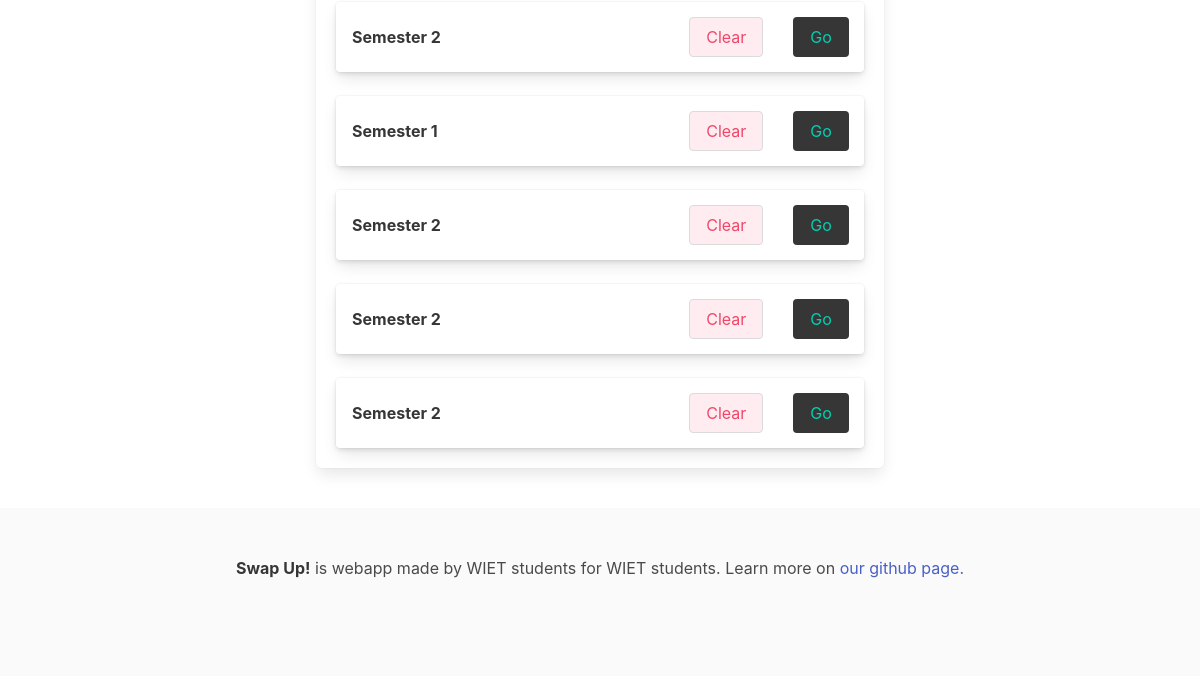
The page /exchange/manage/ (signed in, lower part) on the database as committed earlier.
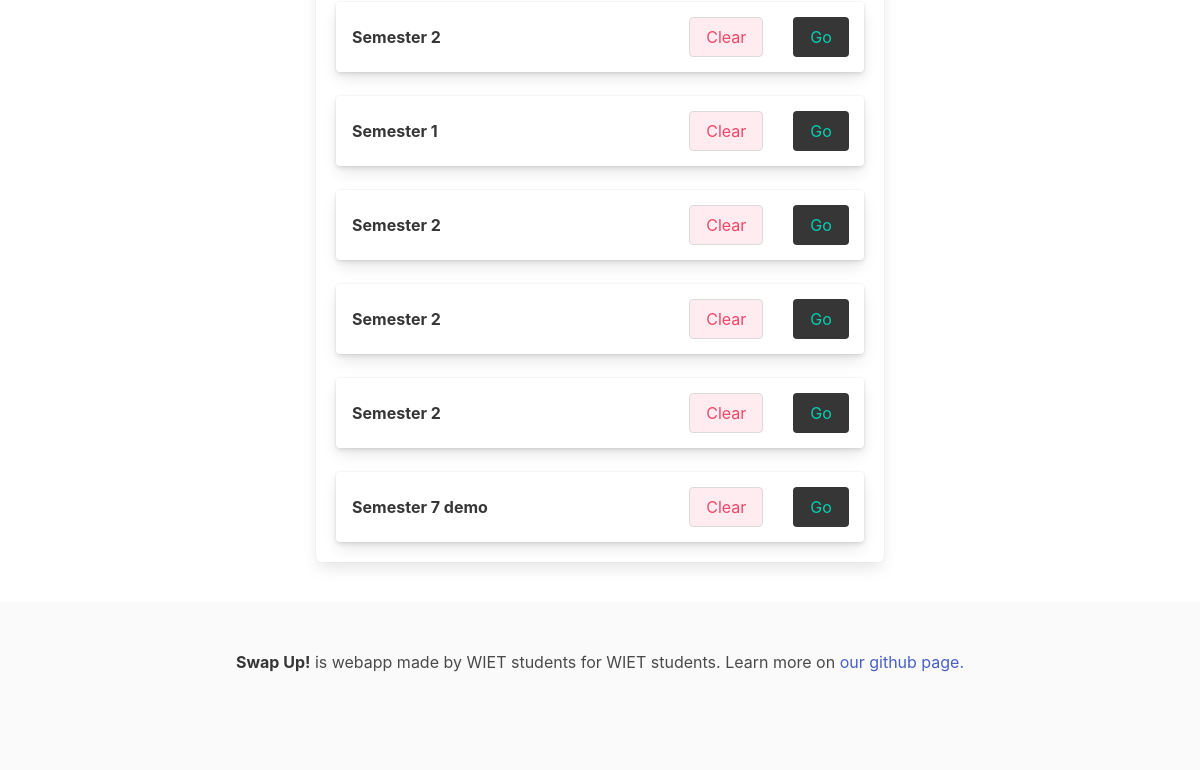
The same page on the database as committed later.
### exchange/models.py (models this page shows, shortened)
class Exchange(models.Model):
    creation_time = models.DateTimeField(auto_now_add=True, null=True)
    modification_time = models.DateTimeField(auto_now=True, null=True)
    end_time = models.DateTimeField(null=True)
    name = models.CharField(max_length=30, null=True)
    semester = models.IntegerField(choices=Semester.choices, null=True)

### exchange/views.py (the view, shortened to what this page needs)
# urls.py: path('manage/', views.manage, name='manage'),
@login_required
def manage(request):
    if request.user.is_superuser:
        db_exchanges = Exchange.objects.all()
        exchanges = []
        for exchange in db_exchanges:
            exchange_dict = {
                "name": exchange.name,
                "id": exchange.semester
            }
            exchanges.append(exchange_dict)
        if request.method == 'POST' and request.FILES['myfile']:
            myfile = request.FILES['myfile']
            import_schedule_for_year(request.FILES['myfile'])
            return render(request, 'exchange/manage.html', {'exchanges': exchanges})
        return render(request, 'exchange/manage.html', {'exchanges': exchanges})
    else:
        return render(request, 'base.html')

### exchange/templates/exchange/manage.html (shortened to what this page needs)
{% extends 'base.html' %}
{% block content %}
<div class="container is-max-desktop">
    <section class="box" style="margin-bottom: 40px;">
        {% for exchange in exchanges %}
        <div class="card block ">
            <header class="card-header">
                <p class="card-header-title">
                    {{exchange.name}}
                </p>
                <form action="" method="get">
                    <button id="{{exchange.id}}" style=" margin: 15px;" onclick="onClear('{{exchange.id}}');" class="button has-background-danger-light has-text-danger" name="delete_exchange" value="">Clear</button>
                </form>
                <a class="button is-dark has-text-primary" style=" margin: 15px;"
                   href="/exchange/manage/{{exchange.id}}">
                    Go
                </a>
            </header>
        </div>
        {% endfor %}
    </section>
</div>
{% endblock %}

### exchange/templates/base.html (shortened to what this page needs)
{% load static %}
<!DOCTYPE html>
<html class="has-navbar-fixed-top">
<head>
    <link rel="stylesheet" type="text/css" href="{% static 'exchange/main.css' %}">
</head>
{% block body %}
{% block content %}
{% endblock %}
<footer class="footer is-hidden-mobile ">
    <div class="content has-text-centered">
        <strong>Swap Up!</strong> is webapp made by WIET students for WIET students. Learn more on <a href="https://github.com/wsrtka/SwapUp">our github page.</a>
    </div>
</footer>
{% endblock body %}
</html>

Rows that differ between the two databases and show on the page:
added Exchange: name "Semester 7 demo"
Other text that changed with them:
new list line: "Clear Go"
